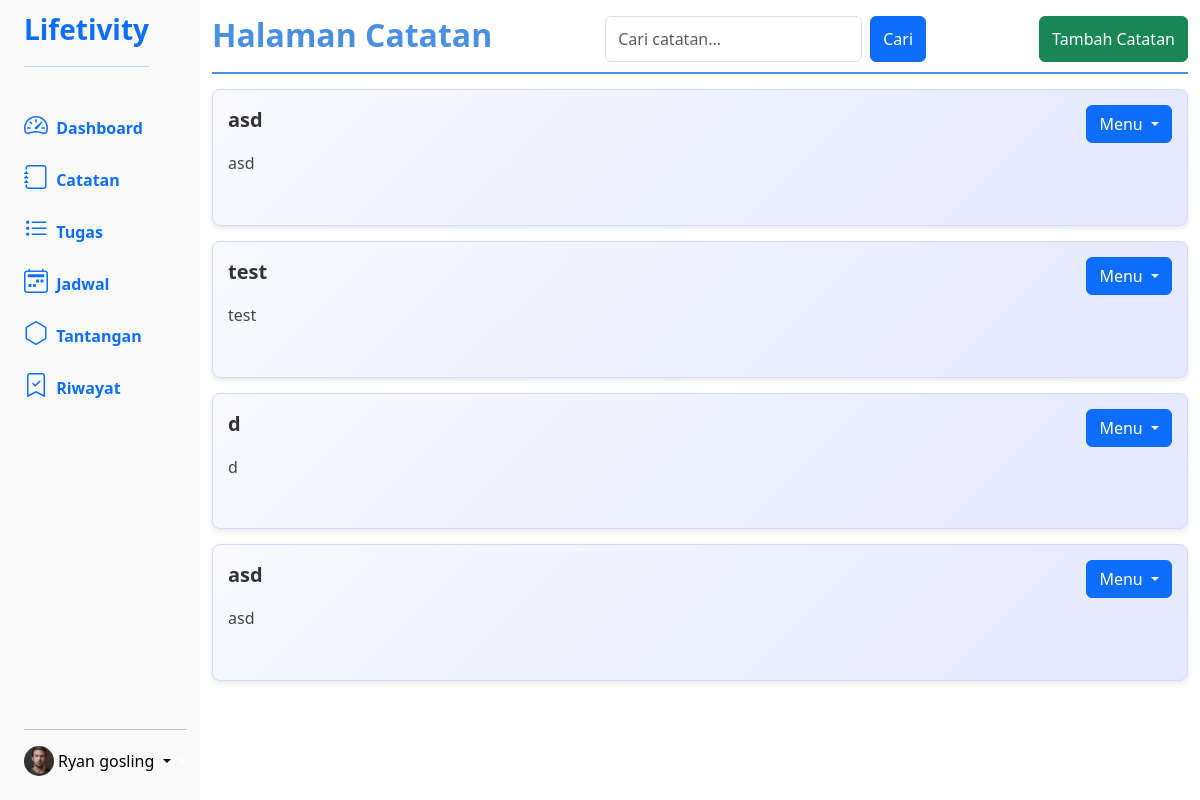
The app's page /catatan/index.php (signed in) with its own data.
### tables this page shows
CREATE TABLE `users` (
  `id` int NOT NULL,
  `username` varchar(30) DEFAULT NULL,
  `password` varchar(255) DEFAULT NULL,
  `email` varchar(70) DEFAULT NULL,
  `is_guru` tinyint(1) DEFAULT NULL,
  `foto_profil` varchar(255) DEFAULT NULL,
  `telp` varchar(22) DEFAULT NULL
);

CREATE TABLE `catatan` (
  `id_catatan` int NOT NULL,
  `judul_catatan` varchar(255) DEFAULT NULL,
  `isi_catatan` text,
  `id_user` int DEFAULT NULL
);

### config/session.php (called while the page is built, shortened)
<?php
$nama_user = $_SESSION['username'];
$id_user = $_SESSION['id_user'];
?>

### catatan/index.php (the view, shortened to what this page needs)
<?php
include "../asset/component/sidebar.php";
?>
<div class="isi_catatan">
    <div class="d-flex justify-content-between content-title">
        <h2><b>Halaman Catatan</b></h2>
        <form action="" method="GET" class="d-flex">
            <input type="text" name="search" class="form-control" placeholder="Cari catatan..." value="<?php echo isset($_GET['search']) ? $_GET['search'] : ''; ?>">
            <button type="submit" class="btn btn-primary ms-2">Cari</button>
        </form>
        <button class="btn btn-success" data-bs-toggle="modal" data-bs-target="#modal_catatan">
            Tambah Catatan
        </button>
    </div>
    <?php
    $searchQuery = isset($_GET['search']) ? $_GET['search'] : '';
    if ($searchQuery != '') {
        $get_catatan = mysqli_query($conn, "SELECT id_catatan, judul_catatan, isi_catatan FROM catatan WHERE id_user = '$id_user' AND (judul_catatan LIKE '%$searchQuery%' OR isi_catatan LIKE '%$searchQuery%')");
    } else {
        $get_catatan = mysqli_query($conn, "SELECT id_catatan, judul_catatan, isi_catatan FROM catatan WHERE id_user = '$id_user'");
    }
    if (mysqli_num_rows($get_catatan)) {
        $data_catatan = mysqli_fetch_all($get_catatan, MYSQLI_ASSOC);
        foreach ($data_catatan as $data) {
    ?>
            <div class="tampil-catatan pb-5">
                <div class="judul-catatan d-flex justify-content-between">
                    <?= $data['judul_catatan'] ?>
                    <div>
                        <div class="dropdown">
                            <button class="btn btn-primary dropdown-toggle" type="button" data-bs-toggle="dropdown" aria-expanded="false">
                                Menu
                            </button>
                        </div>
                    </div>
                </div>
                <div class="isi-catatan"><?= $data['isi_catatan'] ?></div>
            </div>
    <?php
        }
    } else {
        echo "Catatan Belum Dibuat atau Tidak Ditemukan";
    }
    ?>
</div>
</div>
<?php
include "../asset/component/footer.php";
?>

### asset/component/sidebar.php (shortened to what this page needs)
<?php
include '../config/koneksi.php';
include '../config/session.php';
?>
<!DOCTYPE html>
<html lang="en">
<head>
    <link rel="stylesheet" href="../asset/css/sidebar.css">
    <link href="https://cdn.jsdelivr.net/npm/bootstrap@5.3.3/dist/css/bootstrap.min.css" rel="stylesheet"
>
        <link rel="stylesheet" href="https://cdn.jsdelivr.net/npm/bootstrap-icons@1.11.3/font/bootstrap-icons.min.css">
    <link rel="stylesheet" href="../asset/css/dashboard.css">
</head>
<body>
<div class="container-fluid">
    <div class="row flex-nowrap">
        <div class="sidebar-2 col-auto col-md-4 col-xl-2 px-sm-2 px-0" style="
            height: 100vh !important;
            position: sticky !important;
            top: 0 !important;
            z-index: 100 !important;
            background-color: #f9f9f9;">
            <div class="d-flex flex-column align-items-center align-items-sm-start px-3 pt-2 min-vh-100">
                <a class="d-flex align-items-center pb-3 mb-md-0 me-md-auto text-decoration-none">
                    <span class="fs-3 d-none d-sm-inline"><b>Lifetivity <hr></b></span>
                </a>
                <ul class="nav nav-pills flex-column mb-sm-auto mb-0 align-items-center align-items-sm-start" id="menu">
                    <li class="nav-item">
                        <a href="../dashboard" class="nav-link align-middle px-0">
                            <i class="fs-4 bi bi-speedometer2"></i> <span class="ms-1 fw-bold d-none d-sm-inline">Dashboard</span>
                        </a>
                    </li>
                    <li class="nav-item">
                        <a href="../catatan" class="nav-link align-middle px-0">
                            <i class="fs-4 bi bi-journal"></i> <span class="ms-1 d-none fw-bold d-sm-inline">Catatan</span>
                        </a>
                    </li>
                    <li class="nav-item">
                        <a href="../tugas" class="nav-link align-middle px-0">
                            <i class="fs-4 bi bi-list-task"></i> <span class="ms-1 d-none fw-bold d-sm-inline">Tugas</span>
                        </a>
                    </li>
                    <li class="nav-item">
                        <a href="../jadwal" class="nav-link align-middle px-0">
                            <i class="fs-4 bi bi-calendar2-week"></i> <span class="ms-1 d-none fw-bold d-sm-inline">Jadwal</span>
                        </a>
                    </li>
                    <li class="nav-item">
                        <a href="../tantangan" class="nav-link align-middle px-0">
                            <i class="fs-4 bi bi-hexagon"></i> <span class="ms-1 d-none d-sm-inline fw-bold">Tantangan</span>
                        </a>
                    </li>
                    <li class="nav-item">
                        <a href="../riwayat" class="nav-link align-middle px-0">
                            <i class="fs-4 bi bi-bookmark-check"></i> <span class="ms-1 d-none d-sm-inline fw-bold">Riwayat
                            </span>
                        </a>
                    </li>
                </ul>
                <?php
                $get_fotoprofil = mysqli_query($conn, "SELECT foto_profil FROM users WHERE id = $id_user");
                $data_fotoprofil = mysqli_fetch_assoc($get_fotoprofil);
                ?>
                <div class="dropdown pb-4">
                    <hr>
                    <a href="#" class="d-flex align-items-center text-white text-decoration-none dropdown-toggle" id="dropdownUser1" data-bs-toggle="dropdown" aria-expanded="false">
                        <img src="../uploads/profiles/<?php echo $data_fotoprofil['foto_profil'];?>" alt="hugenerd" width="30" height="30" class="rounded-circle">
                        <span class="d-none text-black d-sm-inline mx-1 dropdown-toggle">
                            <?= ucfirst($nama_user);?>
                        </span>
                    </a>
                </div>
            </div>
        </div>
        <div class="col py-3">

### asset/css/sidebar.css (style rules this page uses)
body { margin: 0px; padding: 0px; }

### asset/css/dashboard.css (style rules this page uses)
.content-title { font-size: 26px; font-weight: bold; color: #4a90e2; margin-bottom: 15px; text-align: left; border-bottom: 2px solid #4a90e2; padding-bottom: 10px; }
.isi_catatan .tampil-catatan { background: linear-gradient(135deg, #f9f9ff, #e3e8ff); border: 1px solid #d4dbff; border-radius: 8px; padding: 15px; margin-bottom: 15px; box-shadow: 0 2px 5px rgba(0, 0, 0, 0.1); transition: transform 0.2s, box-shadow 0.2s; text-align: left; }
.judul-catatan { font-size: 20px; font-weight: bold; color: #333; margin-bottom: 8px; text-align: left; }
.isi-catatan { font-size: 16px; line-height: 1.6; color: #444; text-align: left; }

### records on screen
users: foto_profil (picture)
catatan: judul_catatan "asd", isi_catatan "asd"
catatan: judul_catatan "test", isi_catatan "test"
catatan: judul_catatan "d", isi_catatan "d"
catatan: judul_catatan "asd", isi_catatan "asd"

### other values on screen
$nama_user "Ryan gosling"
